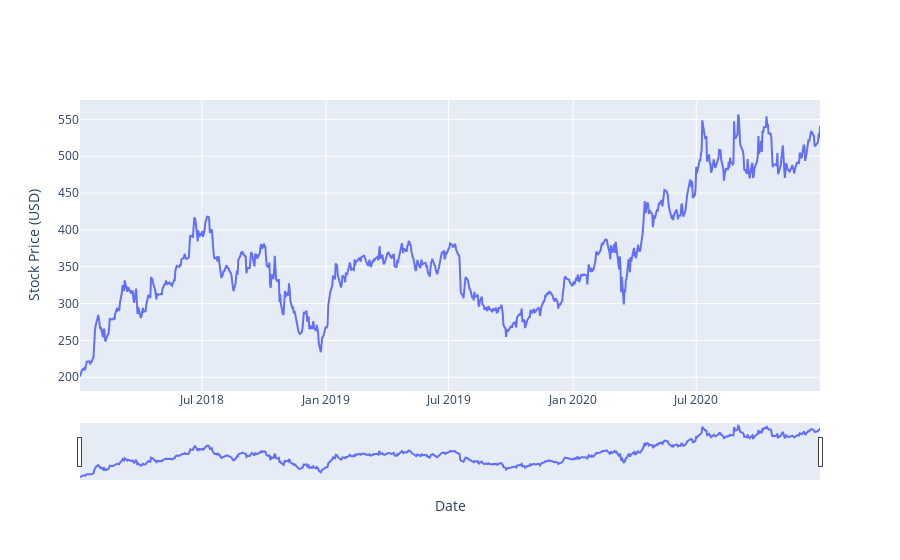

Notebook code cell kept with this figure:
### Code cell
#Declare figure
fig = go.Figure()

#add Trace

fig.add_trace(go.Scatter(x=NFLX_data.index, y=NFLX_Close, name='Netflix'))

#Update X and Y axis with a title name + range slider
fig.update_xaxes(
    title = 'Date',rangeslider_visible=True
)

fig.update_yaxes(
    title = 'Stock Price (USD)'
)
#Show
fig.show()

### Figure 1 — Plotly figure (JSON) as saved in the notebook; plotly's stock layout.template omitted (floating-point values rounded to 4 significant figures; data arrays with more than 128 entries replaced by an {"elided": "..."} marker saying what was removed)
{"data": [{"name": "Netflix", "type": "scatter", "x": {"elided": "756 str values"}, "y": {"elided": "756 float values"}}], "layout": {"xaxis": {"rangeslider": {"visible": true}, "title": {"text": "Date"}}, "yaxis": {"title": {"text": "Stock Price (USD)"}}}}
